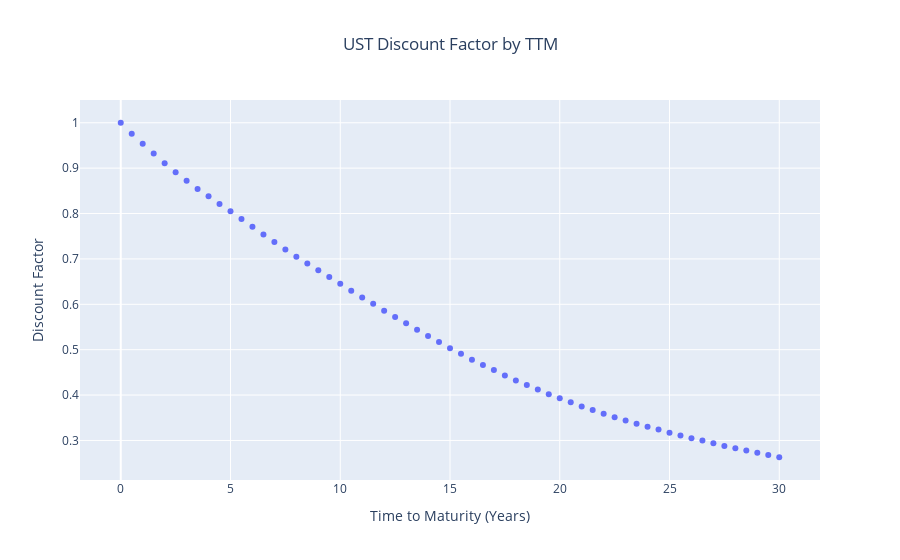

Source (notebook cell):
### Markdown cell above
## d. Plot calibrated discount factors

Plot the discount factor curve up to the 30 years point, using a 6 months discretization grid.

### Code cell
def plot_ust_discount_factors(df):
    """
    Generate an interactive plot of UST discount factors by TTM using Plotly.

    Args:
    df (pd.DataFrame): DataFrame containing the yield curve details with 'YearFrac' and 'DiscountFactor'.
    """
    fig = px.scatter(df, x='YearFrac', y='DiscountFactor',
                     labels={'YearFrac': 'Time to Maturity (Years)', 'DiscountFactor': 'Discount Factor'},
                     title='UST Discount Factor by TTM')
    fig.update_layout(xaxis_title='Time to Maturity (Years)',
                      yaxis_title='Discount Factor',
                      title={'text': 'UST Discount Factor by TTM', 'x':0.5, 'xanchor': 'center'})
    fig.show()
plot_ust_discount_factors(calibrated_curve_details_mid)

### Figure 1 — Plotly figure (JSON) as saved in the notebook; plotly's stock layout.template omitted (floating-point values rounded to 4 significant figures)
{"data": [{"hovertemplate": "Time to Maturity (Years)=%{x}<br>Discount Factor=%{y}<extra></extra>", "legendgroup": "", "marker": {"color": "#636efa", "symbol": "circle"}, "mode": "markers", "name": "", "orientation": "v", "showlegend": false, "type": "scatter", "x": [0, 0.5, 1, 1.5, 2, 2.5, 3, 3.5, 4, 4.5, 5, 5.5, 6, 6.5, 7, 7.5, 8, 8.5, 9, 9.5, 10, 10.5, 11, 11.5, 12, 12.5, 13, 13.5, 14, 14.5, 15, 15.5, 16, 16.5, 17, 17.5, 18, 18.5, 19, 19.5, 20, 20.5, 21, 21.5, 22, 22.5, 23, 23.5, 24, 24.5, 25, 25.5, 26, 26.5, 27, 27.5, 28, 28.5, 29, 29.5, 30], "xaxis": "x", "y": [1, 0.976, 0.954, 0.932, 0.911, 0.891, 0.872, 0.854, 0.838, 0.821, 0.805, 0.788, 0.771, 0.754, 0.737, 0.721, 0.705, 0.69, 0.675, 0.66, 0.645, 0.63, 0.615, 0.601, 0.586, 0.572, 0.558, 0.544, 0.53, 0.517, 0.503, 0.491, 0.478, 0.466, 0.455, 0.443, 0.432, 0.422, 0.412, 0.402, 0.393, 0.384, 0.375, 0.367, 0.359, 0.351, 0.344, 0.337, 0.33, 0.324, 0.317, 0.311, 0.305, 0.3, 0.294, 0.288, 0.283, 0.278, 0.273, 0.268, 0.263], "yaxis": "y"}], "layout": {"legend": {"tracegroupgap": 0}, "title": {"text": "UST Discount Factor by TTM", "x": 0.5, "xanchor": "center"}, "xaxis": {"anchor": "y", "domain": [0, 1], "title": {"text": "Time to Maturity (Years)"}}, "yaxis": {"anchor": "x", "domain": [0, 1], "title": {"text": "Discount Factor"}}}}
